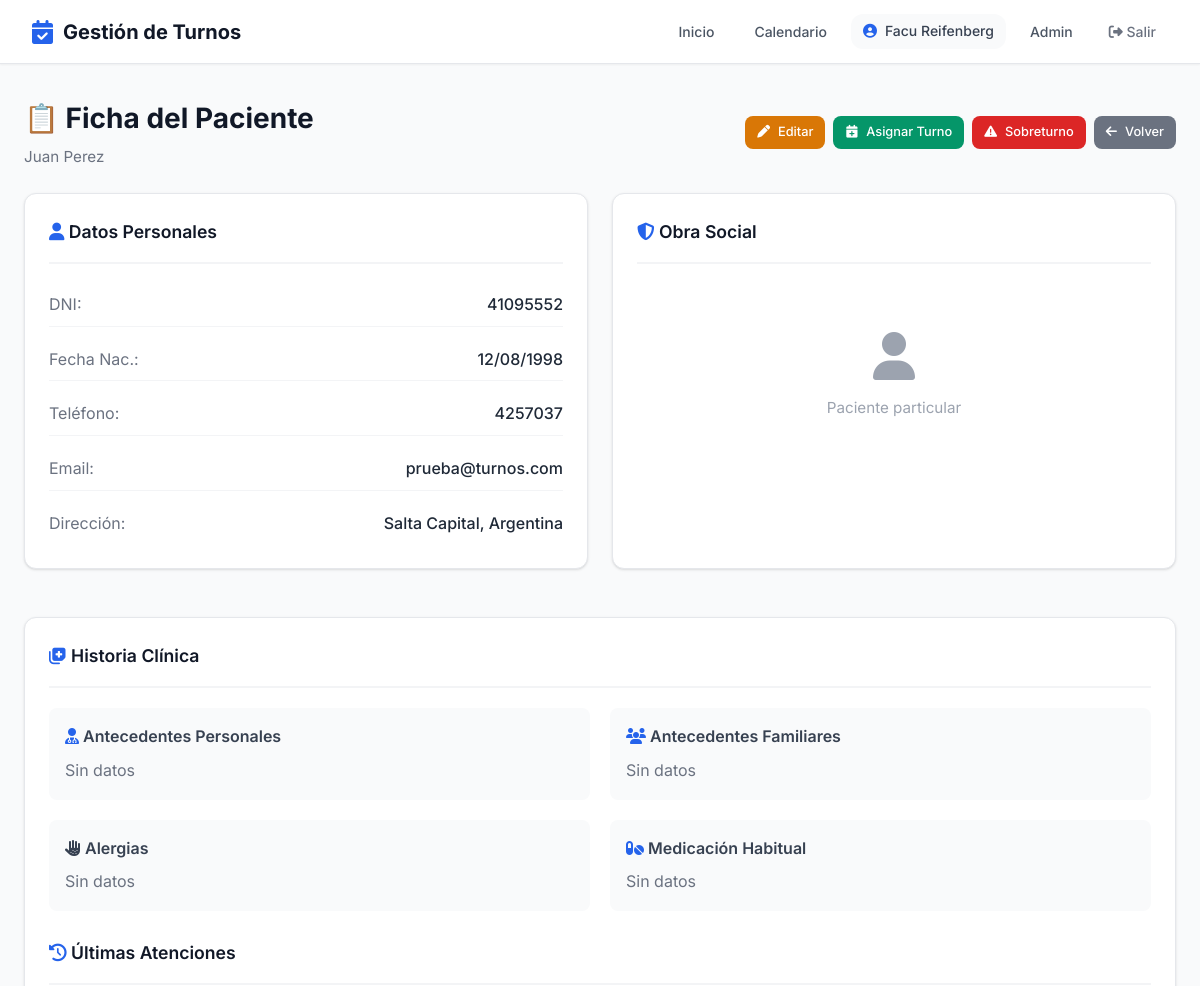
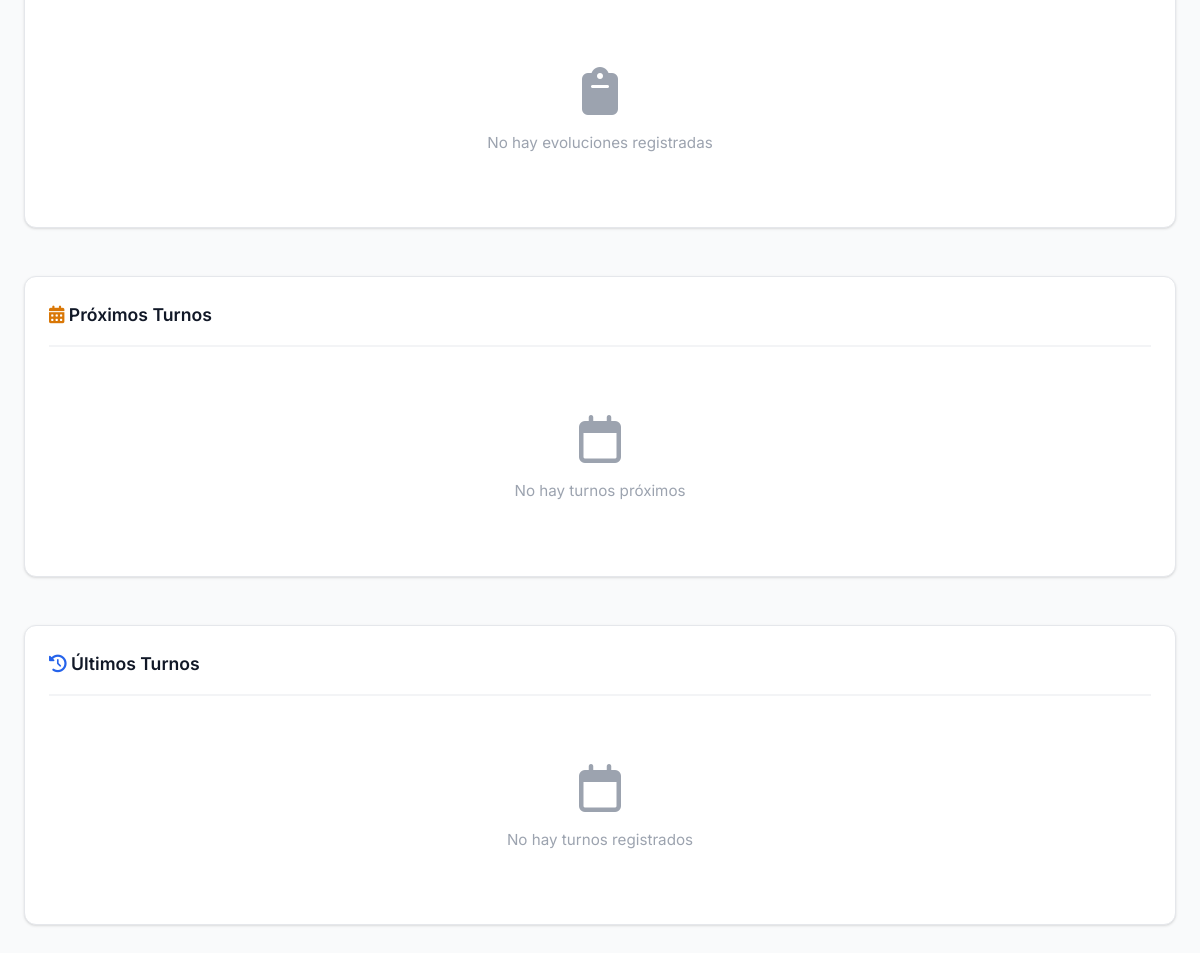
Page /pacientes/1/ (signed in) on the earlier database version (2 pictures, top to bottom).
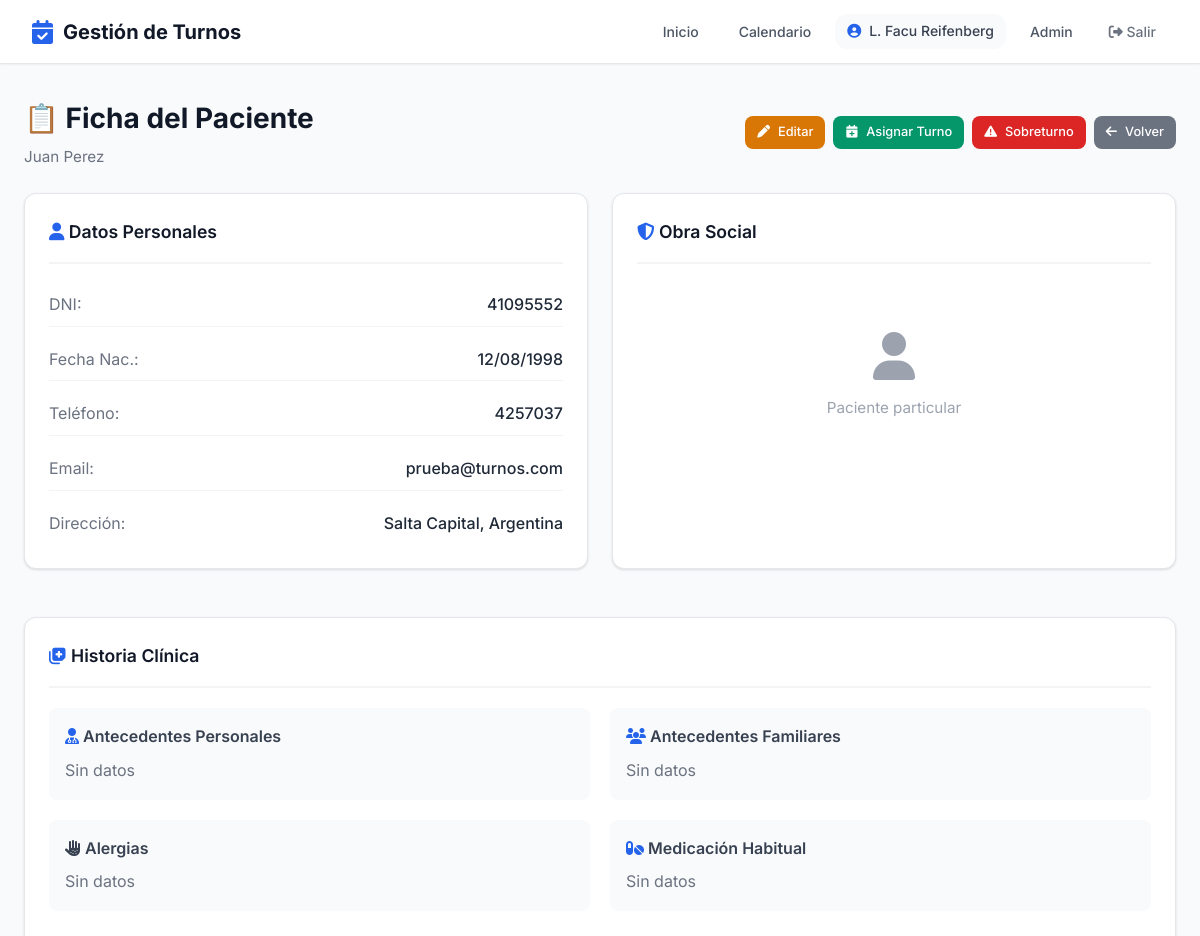
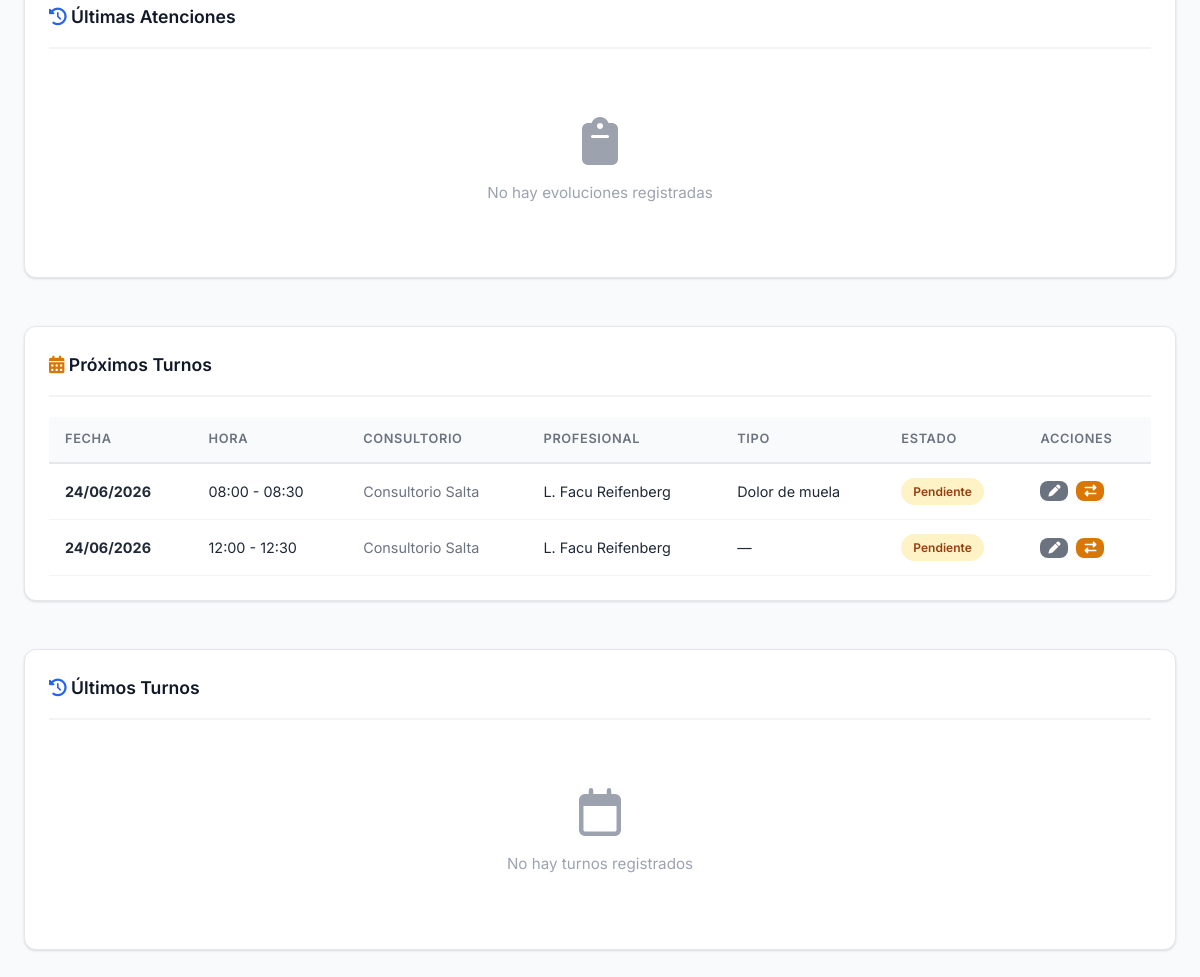
Same page on the later database version (2 pictures, top to bottom).
### usuarios/models.py (models this page shows, shortened)
class Usuario(AbstractUser):
    ROLES = [
        ('admin', 'Administrador'),
        ('profesional', 'Profesional'),
        ('secretaria', 'Secretaría'),
        ('paciente', 'Paciente'),
    ]
    rol = models.CharField(max_length=20, choices=ROLES, default='paciente')
    telefono = models.CharField(max_length=20, blank=True)
    establecimiento = models.ForeignKey(
    'establecimientos.Establecimiento',
    on_delete=models.SET_NULL,
    null=True,
    blank=True,
    verbose_name='Establecimiento'
)
    class Meta:
        verbose_name = 'Usuario'
        verbose_name_plural = 'Usuarios'

### turnos_profesionales/models.py (models this page shows, shortened)
class TurnoProfesional(ModeloBase):
    ESTADOS = [
        ('pendiente', 'Pendiente'),
        ('confirmado', 'Confirmado'),
        ('cancelado', 'Cancelado'),
        ('no_asistio', 'No Asistió'),
        ('completado', 'Completado'),
        ('en_sala', 'En Sala de Espera'),
    ]
    profesional = models.ForeignKey(
        'profesionales.Profesional',
        on_delete=models.CASCADE,
        verbose_name='Profesional'
    )
    paciente = models.ForeignKey(
        'pacientes.Paciente',
        on_delete=models.CASCADE,
        verbose_name='Paciente'
    )
    fecha = models.DateField(verbose_name='Fecha')
    hora_inicio = models.TimeField(verbose_name='Hora de Inicio')
    hora_fin = models.TimeField(verbose_name='Hora de Fin')
    estado = models.CharField(
        max_length=20,
        choices=ESTADOS,
        default='pendiente',
        verbose_name='Estado'
    )
    tipo_consulta = models.CharField(
        max_length=100,
        blank=True,
        verbose_name='Tipo de Consulta'
    )
    notas_internas = models.TextField(
        blank=True,
        verbose_name='Notas Internas'
    )
    obra_social = models.ForeignKey(
        'obras_sociales.ObraSocial',
        on_delete=models.SET_NULL,
        null=True,
        blank=True,
        verbose_name='Obra Social'
    )
    requiere_autorizacion = models.BooleanField(
        default=False,
        verbose_name='Requiere Autorización'
    )
    enviar_recordatorio = models.BooleanField(
        default=True,
        verbose_name='Enviar Recordatorio'
    )
    establecimiento = models.ForeignKey(
    'establecimientos.Establecimiento',
    on_delete=models.SET_NULL,
    null=True,
    blank=True,
    verbose_name='Consultorio'
)
    es_sobreturno = models.BooleanField(
    default=False,
    verbose_name='Sobreturno'
)
    monto_total = models.DecimalField(max_digits=10, decimal_places=2, null=True, blank=True, verbose_name='Monto Total')
    monto_os = models.DecimalField(max_digits=10, decimal_places=2, null=True, blank=True, verbose_name='Cubre OS')
    monto_coseguro = models.DecimalField(
        max_digits=10,
        decimal_places=2,
        null=True,
        blank=True,
        verbose_name='Coseguro cobrado'
    )
    google_event_id = models.CharField(max_length=200, blank=True, null=True, verbose_name='ID Evento Google')
    class Meta:
        verbose_name = 'Turno Profesional'
        verbose_name_plural = 'Turnos Profesionales'
        ordering = ['fecha', 'hora_inicio']

### establecimientos/models.py (models this page shows, shortened)
class Establecimiento(ModeloBase):
    nombre = models.CharField(max_length=200, verbose_name='Nombre')
    direccion = models.CharField(max_length=200, verbose_name='Dirección')
    telefono = models.CharField(max_length=20, verbose_name='Teléfono')
    email = models.EmailField(verbose_name='Email')
    cuit = models.CharField(max_length=13, verbose_name='CUIT')
    logo = models.ImageField(upload_to='logos/', blank=True, verbose_name='Logo')
    class Meta:
        verbose_name = 'Establecimiento'
        verbose_name_plural = 'Establecimientos'

### profesionales/models.py (models this page shows, shortened)
class Profesional(Persona):
    ESPECIALIDADES = [
        ('odontologia', 'Odontología'),
        ('kinesiologia', 'Kinesiología'),
        ('psicologia', 'Psicología'),
        ('medicina_general', 'Medicina General'),
        ('dermatologia', 'Dermatología'),
        ('estetica', 'Estética'),
        ('veterinaria', 'Veterinaria'),
        ('otro', 'Otro'),
    ]
    usuario = models.OneToOneField(
        'usuarios.Usuario',
        on_delete=models.CASCADE,
        verbose_name='Usuario'
    )
    especialidad = models.CharField(
        max_length=50,
        choices=ESPECIALIDADES,
        verbose_name='Especialidad'
    )
    matricula = models.CharField(
        max_length=50,
        blank=True,
        verbose_name='Matrícula Profesional'
    )
    color_calendario = models.CharField(
        max_length=7,
        default='#4A90D9',
        verbose_name='Color en Calendario'
    )
    acepta_obra_social = models.BooleanField(
        default=False,
        verbose_name='Acepta Obra Social'
    )
    descripcion = models.TextField(
        blank=True,
        verbose_name='Descripción Profesional'
    )
    foto = models.ImageField(
    upload_to='profesionales/',
    blank=True,
    null=True,
    verbose_name='Foto de Perfil'
    )
    establecimientos = models.ManyToManyField(
    'establecimientos.Establecimiento',
    blank=True,
    related_name='profesionales',
    verbose_name='Consultorios donde atiende'
    )
    frase_destacada = models.CharField(max_length=200, blank=True, verbose_name='Frase destacada')
    precio_particular = models.DecimalField(max_digits=10, decimal_places=2, null=True, blank=True, verbose_name='Precio consulta particular')
    obras_sociales_texto = models.TextField(blank=True, verbose_name='Obras sociales (texto libre)')
    servicios_texto = models.TextField(blank=True, verbose_name='Servicios / Especializaciones')
    servicios_destacados = models.TextField(blank=True, verbose_name='Servicios destacados')
    especializaciones = models.TextField(blank=True, verbose_name='Especializaciones')
    class Meta:
        verbose_name = 'Profesional'
        verbose_name_plural = 'Profesionales'
        ordering = ['apellido', 'nombre']

### pacientes/views.py (the view)
# urls.py: path('<int:paciente_id>/', views.ficha_paciente, name='ficha_paciente'),
@login_required
def ficha_paciente(request, paciente_id):
    if request.user.rol not in ['profesional', 'secretaria']:
        messages.error(request, 'No tenés acceso.')
        return redirect('home')
    if request.user.rol == 'secretaria':
        profesional = None
        establecimiento = request.user.establecimiento
    elif request.user.rol == 'profesional':
        profesional = get_object_or_404(Profesional, usuario=request.user)
        establecimiento = None
    else:
        profesional = None
        establecimiento = None
    paciente = get_object_or_404(Paciente, id=paciente_id)
    hoy = date.today()
    historia = HistoriaClinica.objects.filter(paciente=paciente).first()
    evoluciones = Evolucion.objects.filter(
        historia_clinica=historia
    ).order_by('-creado') if historia else []
    if request.user.rol == 'secretaria':
        proximos_turnos = TurnoProfesional.objects.filter(
            paciente=paciente,
            fecha__gte=hoy,
            estado__in=['pendiente', 'confirmado'],
            establecimiento=establecimiento
        ).order_by('fecha', 'hora_inicio')
    elif request.user.rol == 'profesional':
        proximos_turnos = TurnoProfesional.objects.filter(
            profesional=profesional,
            paciente=paciente,
            fecha__gte=hoy,
            estado__in=['pendiente', 'confirmado']
        ).order_by('fecha', 'hora_inicio')
    else:
        proximos_turnos = []
    if request.user.rol == 'secretaria':
        turnos_pasados = TurnoProfesional.objects.filter(
            paciente=paciente,
            estado__in=['completado', 'cancelado', 'no_asistio'],
            establecimiento=establecimiento
        ).order_by('-fecha', '-hora_inicio')[:20]
    elif request.user.rol == 'profesional':
        turnos_pasados = TurnoProfesional.objects.filter(
            profesional=profesional,
            paciente=paciente,
            estado__in=['completado', 'cancelado', 'no_asistio']
        ).order_by('-fecha', '-hora_inicio')[:20]
    else:
        turnos_pasados = []
    return render(request, 'pacientes/ficha.html', {
        'profesional': profesional,
        'paciente': paciente,
        'historia': historia,
        'evoluciones': evoluciones,
        'proximos_turnos': proximos_turnos,
        'turnos': turnos_pasados,
        'hoy': hoy,
        'es_secretaria': request.user.rol == 'secretaria'
    })

### core_app/models.py (called while the page is built)
    @property
    def nombre_completo(self):
        return f"{self.nombre} {self.apellido}"

### pacientes/templates/pacientes/ficha.html (shortened to what the changed rows need)
{% extends 'core_app/base.html' %}
{% block content %}
<div class="flex-between mb-6">
    <div class="page-header mb-0">
        <h1>📋 Ficha del Paciente</h1>
    </div>
</div>
<div style="display: grid; grid-template-columns: 1fr 1fr; gap: 24px;">
    <div class="card" style="grid-column: 1 / -1;">
        {% if proximos_turnos %}
        <div class="table-container">
            <table>
                <thead>
                    <tr>
                        <th>Fecha</th>
                        <th>Hora</th>
                        <th>Consultorio</th>
                        <th>Profesional</th>
                        <th>Tipo</th>
                        <th>Estado</th>
                        <th>Acciones</th>
                    </tr>
                </thead>
                <tbody>
                    {% for t in proximos_turnos %}
                    <tr>
                        <td><strong>{{ t.fecha|date:"d/m/Y" }}</strong></td>
                        <td>{{ t.hora_inicio|time:"H:i" }} - {{ t.hora_fin|time:"H:i" }}</td>
                        <td class="text-muted">{{ t.establecimiento.nombre|default:"—" }}</td>
                        <td>{{ t.profesional.nombre_completo }}</td>
                        <td>{{ t.tipo_consulta|default:"—" }}</td>
                        <td>
                            {% if t.estado == 'confirmado' %}
                                <span class="badge badge-success">Confirmado</span>
                            {% elif t.estado == 'pendiente' %}
                                <span class="badge badge-warning">Pendiente</span>
                            {% elif t.estado == 'completado' %}
                                <span class="badge badge-gray">Completado</span>
                            {% elif t.estado == 'cancelado' %}
                                <span class="badge badge-danger">Cancelado</span>
                            {% endif %}
                        </td>
                        <td>
                            <div class="flex gap-2">
                                <a href="{% url 'editar_turno_pro' t.id %}" class="btn btn-secondary btn-xs" title="Editar">
                                    <i class="fas fa-pen"></i>
                                </a>
                                <a href="{% url 'reprogramar_turno' t.id %}" class="btn btn-warning btn-xs" title="Reprogramar">
                                    <i class="fas fa-exchange-alt"></i>
                                </a>
                            </div>
                        </td>
                    </tr>
                    {% endfor %}
                </tbody>
            </table>
        </div>
        {% else %}
        <div class="empty-state">
            <i class="far fa-calendar"></i>
            <p>No hay turnos próximos</p>
        </div>
        {% endif %}
    </div>
</div>
{% endblock %}

### core_app/templates/core_app/base.html (shortened to what this page needs)
<!DOCTYPE html>
<html lang="es">
<head>
    <link rel="stylesheet" href="https://cdnjs.cloudflare.com/ajax/libs/font-awesome/6.4.0/css/all.min.css">
</head>
<body>
    <nav class="navbar">
        <a href="{% url 'home' %}" class="navbar-brand">
            <i class="fas fa-calendar-check"></i>
            Gestión de Turnos
        </a>
        <ul class="navbar-nav">
            <li><a href="{% url 'home' %}" class="nav-link {% if request.resolver_match.url_name == 'home' %}active{% endif %}">Inicio</a></li>
            {% if user.is_authenticated %}
                {% if user.rol == 'profesional' %}
                    <li><a href="{% url 'calendario_semanal' %}" class="nav-link">Calendario</a></li>
                {% elif user.rol == 'secretaria' %}
                    <li><a href="{% url 'panel_secretaria' %}" class="nav-link">Panel Secretaría</a></li>
                    <li><a href="{% url 'calendario_semanal' %}" class="nav-link">Calendario</a></li>
                {% endif %}
                <li>
                    <span class="nav-user">
                        <i class="fas fa-user-circle"></i>
                        {{ user.get_full_name|default:user.username }}
                    </span>
                </li>
                <li><a href="{% url 'admin:index' %}" class="nav-link">Admin</a></li>
                <li>
                    <form method="post" action="{% url 'logout' %}" style="display: inline;">
                        <button type="submit" class="btn-logout">
                            <i class="fas fa-sign-out-alt"></i> Salir
                        </button>
                    </form>
                </li>
            {% else %}
                <li><a href="{% url 'login' %}" class="btn btn-sm">Ingresar</a></li>
                <li><a href="{% url 'registro' %}" class="btn btn-success btn-sm">Registrarse</a></li>
            {% endif %}
        </ul>
    </nav>
    <div class="container">
        {% block content %}{% endblock %}
    </div>
</body>
</html>

Differences in the rows shown:
changed Usuario: get_full_name "Facu Reifenberg" → "L. Facu Reifenberg"
added TurnoProfesional: fecha "24/06/2026", hora_inicio "08:00", hora_fin "08:30", establecimiento.nombre "Consultorio Salta", profesional.nombre_completo "L. Facu Reifenberg", tipo_consulta "Dolor de muela", estado "Pendiente"
added TurnoProfesional: fecha "24/06/2026", hora_inicio "12:00", hora_fin "12:30", establecimiento.nombre "Consultorio Salta", profesional.nombre_completo "L. Facu Reifenberg", tipo_consulta "—", estado "Pendiente"
Other differences:
text no longer shown: "No hay turnos próximos"
text now shown: "FECHA HORA CONSULTORIO PROFESIONAL TIPO ESTADO ACCIONES"
